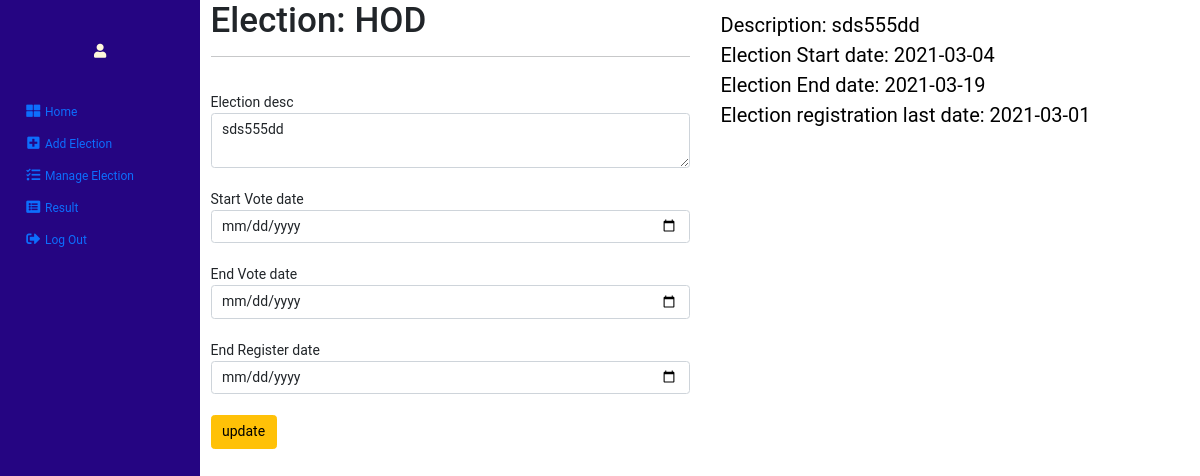
/admin/update_election.php?id=3, run on the app's committed database.
### tables this page shows
CREATE TABLE `election_vote` (
  `eid` int(8) NOT NULL,
  `name` varchar(40) NOT NULL,
  `description` text NOT NULL,
  `start_date` date NOT NULL,
  `end_date` date NOT NULL,
  `reg_last_date` date NOT NULL,
  `create_on` datetime NOT NULL DEFAULT current_timestamp(),
  `vote_status` tinyint(1) NOT NULL
);

### admin/update_election.php (the view, shortened to what this page needs)
<?php
include '../partials/db_connection.php';
$ID=$_REQUEST['id'];
$sql="SELECT * FROM `election_vote` WHERE `eid`='$ID'";
$result=$conn->query($sql);
$row=$result->fetch(PDO::FETCH_ASSOC);
?>
<!doctype html>
<html lang="en">
<head>
    <link href="https://cdn.jsdelivr.net/npm/bootstrap@5.0.0-beta2/dist/css/bootstrap.min.css" rel="stylesheet"
>
    <link rel="stylesheet" href="https://pro.fontawesome.com/releases/v5.10.0/css/all.css"
 />
    <link type="text/css" rel="stylesheet" href="../cssfolder/A_file.css">
</head>
<body>
    <div class="container-fluid">
        <div class="row">
            <?php
          include_once('A_menu.php');
        ?>
            <div class="col-md-5">
                <div class="contanier-main">
                    <div class="">
                        <form action="<?php echo htmlspecialchars($_SERVER["PHP_SELF"]);?>" method="post">
                            <div class="login">
                                <h1>Election: <?php echo $row['name'] ?></h1>
                                <hr>
                            </div>
                            <br>
                            <div class="form-group">
                                <label for="desc">Election desc</label>
                                <textarea name="desc" id="desc" class="form-control" rows="2"><?php echo $row['description'];?></textarea>
                            </div>
                            <br>
                            <div class="form-group">
                                <label for="sdate">Start Vote date</label>
                                <input type="date" class="form-control" name="sdate" id="sdate"
                                    placeholder="<?php echo $row['start_date'] ?>" requried>
                            </div>
                            <br>
                            <div class="form-group">
                                <label for="edate">End Vote date</label>
                                <input type="date" class="form-control" name="edate" id="sdate"
                                    placeholder="" requried>
                            </div>
                            <br>
                            <div class="form-group">
                                <label for="lastdate">End Register date</label>
                                <input type="date" class="form-control" name="lastdate" id="sdate"
                                    value=<?php $row['reg_last_date'] ?> requried>
                            </div>
                            <br>
                            <div class="form-group">
                                <input type="submit" class="btn btn-warning" name="submit" id="submit" value="update"
                                    requried>
                            </div>
                        </form>
                    </div>
                </div>
            </div>
            <div class="col-md-5">
                <div class="contanier-main m-10">
                    <div class="date">
                        Description: <?php echo $row['description']; ?></br>
                        Election Start date: <?php echo  $row['start_date'] ?><br>
                        Election End date: <?php echo $row['end_date'] ?><br>
                        Election registration last date: <?php echo $row['reg_last_date'] ?><br>
                    </div>
                </div>
            </div>
        </div>
</body>
</html>

### cssfolder/A_file.css (style rules this page uses)
* { padding:0; margin: 0; box-sizing: border-box; font-family: 'Roboto', sans-serif; font-size: 14px; }
.date { margin:10px; color:black; font-size: 20px; }

### data on the page
election_vote: name "HOD", desc "sds555dd", description "sds555dd", start_date "2021-03-04", end_date "2021-03-19", reg_last_date "2021-03-01"
